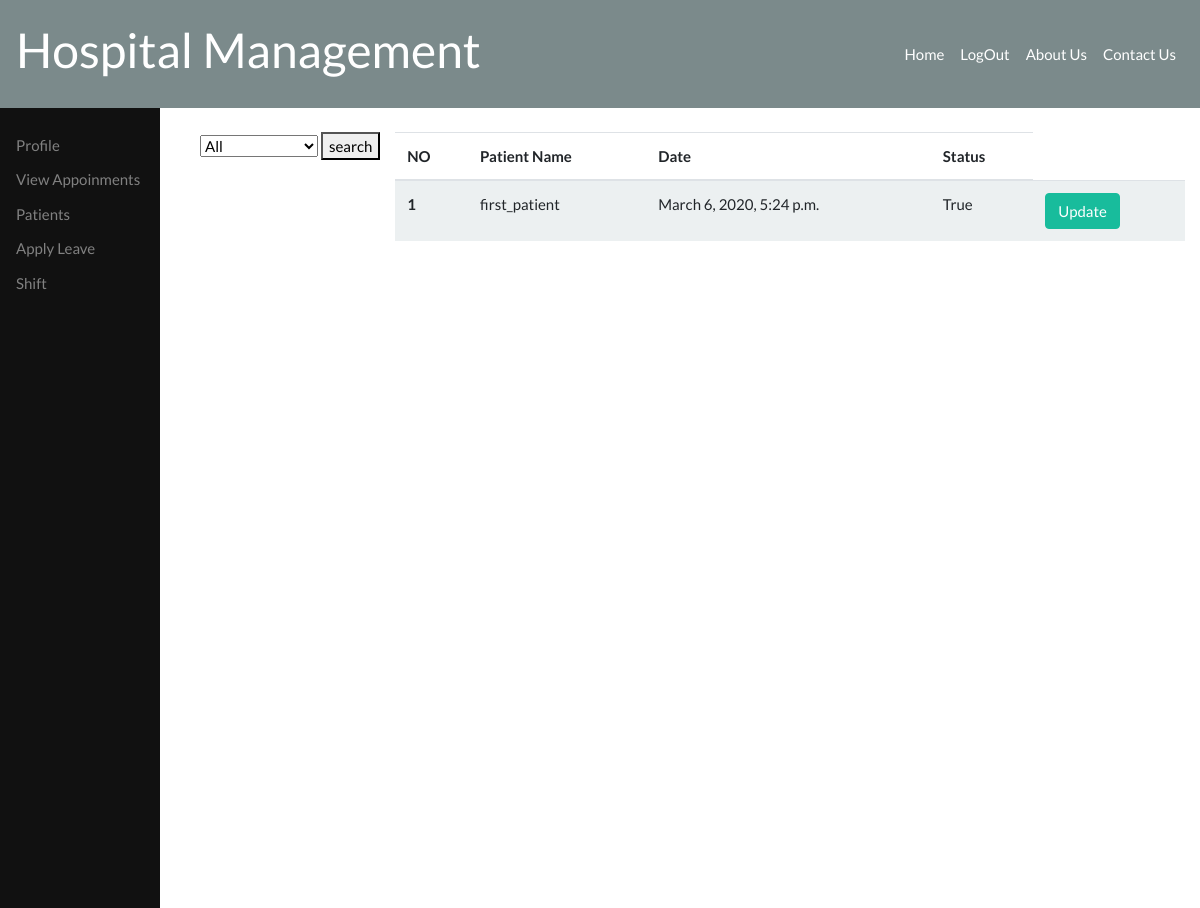
Page /doctor/doctor_appoinments (signed in) on the committed database.
### appoinments/models.py (models this page shows)
class Appoinment(models.Model):
    user=models.ForeignKey(Customuser,related_name='apatient',on_delete=models.CASCADE)
    doctor=models.ForeignKey(Customuser,related_name='adoctor',on_delete=models.CASCADE)
    Gender_choices=(('Male','Male'),
        ('Female','Female'),
         )
    gender = models.CharField(max_length=10,choices=Gender_choices)
    phno = models.CharField(max_length=100)
    appoinmentdate = models.DateTimeField()
    address = models.CharField(max_length=100)
    city = models.CharField(max_length=100)
    pincode= models.IntegerField()
    state = models.CharField(max_length=100)
    status=models.BooleanField(default=False)
    def __str__(self):
        return self.user.username

### customuser/models.py (models this page shows, shortened)
class Customuser(AbstractBaseUser):
    Type_choices=(('Doctor','Doctor'),
        ('Patient','Patient'),
        ('Admin','Admin'),
         )
    email = models.EmailField(unique=True)
    username = models.CharField(max_length=100,unique=True)
    password = models.CharField(max_length=100)
    type=models.CharField(max_length=100,choices=Type_choices)
    is_active = models.BooleanField(default=True)
    is_admin = models.BooleanField(default=False)
    is_staff = models.BooleanField(default=False)
    USERNAME_FIELD = 'email'
    REQUIRED_FIELDS = ['username','type'
    ]
    objects = MyUserManager()

### doctor/views.py (the view)
# urls.py: path('doctor_appoinments',views.doctor_appoinment,name='dr_appoinment'),
def doctor_appoinment(request):
    sort=request.GET.get('s')
    print(sort)
    apnt=Appoinment.objects.all().filter(doctor=request.user)
    if sort=='all':
        apnt=Appoinment.objects.all().filter(doctor=request.user)
    elif sort=='today':
        apnt=apnt.filter(appoinmentdate__date=timezone.now())
    elif sort=='not_approved':
        apnt=apnt.filter(status=False)
    else:
        apnt=apnt.filter(status=True)
    return render(request,'doctor/doctor_appoinment.html',{'doctor_appoinment':apnt})

### doctor/templates/doctor/doctor_appoinment.html (shortened to what this page needs)
{% extends 'doctor/doctor_base.html' %}
{% block doctor %}
<div class="container mt-4">
<div class="row">
    <form method="GET" action="">
        <select name="s" id="s1">
            <option value="all">All</option>
        </select>
        <button type="submit">search</button>
    </form>
    <div class="col">
        <table class="table table-striped">
            <thead>
              <tr>
                <th scope="col">NO</th>
                            <th scope="col">Patient Name</th>
                            <th scope="col">Date</th>
                            <th scope="col">Status</th>
              </tr>
            </thead>
            <tbody>
                {% for dr_apnt in doctor_appoinment %}
<tr>
    <th scope="row">{{ forloop.counter }}</th>
   <td> {{ dr_apnt }}</td>
   <td> {{ dr_apnt.appoinmentdate }}</td>
      <td> {{ dr_apnt.status }}</td>
<td><a href="{% url 'update_appoinment' dr_apnt.pk %}" class="btn btn-success">Update</a></td>
</tr>
{% endfor %}
</tbody>
</table>
</div>
</div>
{% endblock %}

### rows in the picture
Appoinment: user.username "first_patient", appoinmentdate "March 6, 2020, 5:24 p.m.", status "True"
